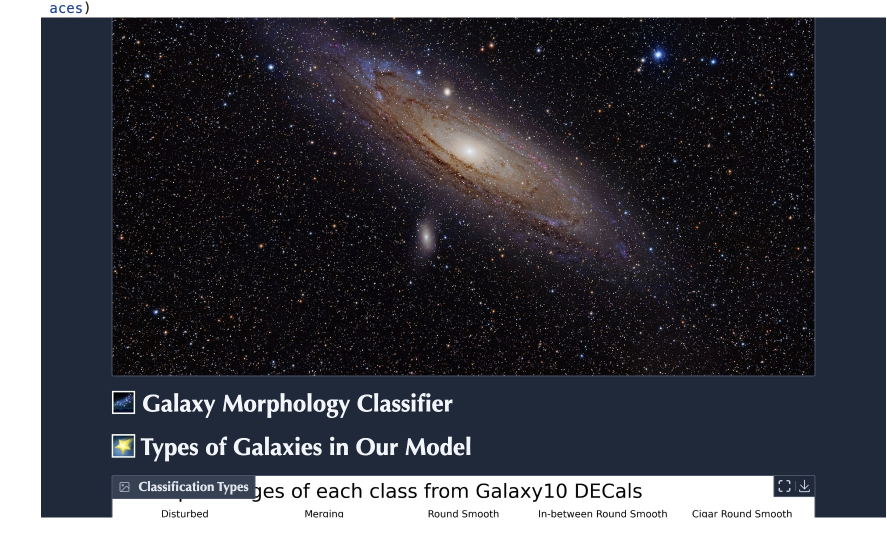
#> input picture space.jpeg, 1774 x 1074 px (shown at 1/2 size)
$ jupyter execute Week01.ipynb
#> lines starting #> are read from the running program, lines starting #| are printed output that depends on the picture
## Step 1 - Import the libraries

[cell 1]
import cv2
import numpy as np
import matplotlib.pyplot as plt

## Step 2 - Upload & Load Image

[cell 2]
img = cv2.imread("space.jpeg")
#> img is the input picture: shape (1074, 1774, 3); mean B, G, R 76.3, 69, 68.5

## Step 3 - Show Image

[cell 3]
plt.imshow(cv2.cvtColor(img, cv2.COLOR_BGR2RGB))
plt.show()

## Step 4 - Check Size / Space

[cell 4]
print("Image shape:",img.shape)
#| Image shape: (1074, 1774, 3)

## Step 5 - Convert Color Spaces

[cell 5]
gray = cv2.cvtColor(img, cv2.COLOR_BGR2GRAY)
hsv = cv2.cvtColor(img, cv2.COLOR_BGR2HSV)
#> hsv: shape (1074, 1774, 3); mean H, S, V 99.4, 79.8, 77.8

plt.figure(figsize=(12,4))
plt.subplot(1,3,1); plt.title('RGB'); plt.imshow(cv2.cvtColor(img, cv2.COLOR_BGR2RGB)); plt.axis('off')
plt.subplot(1,3,2); plt.title('Gray'); plt.imshow(gray, cmap='gray'); plt.axis('off')
plt.subplot(1,3,3); plt.title('HSV'); plt.imshow(hsv); plt.axis('off')
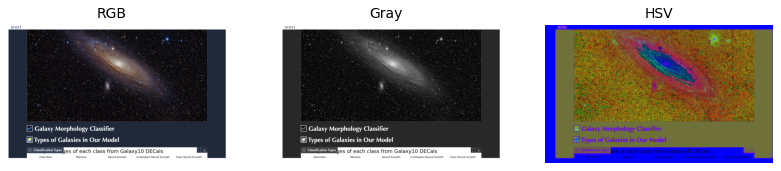
#> figure drawn by matplotlib, 3 panels

## Step 6 - Resize , Crop , Rotate

[cell 6]
resized = cv2.resize(img, (300,300))
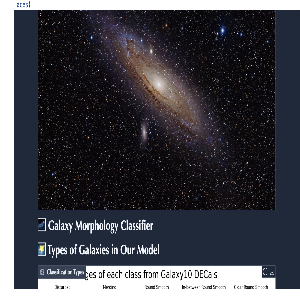
#> resized: shape (300, 300, 3); mean B, G, R 76.2, 68.8, 68.3
crop = img[50:350, 50:350] #PLay Around
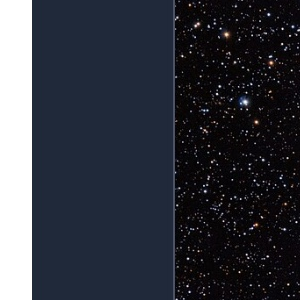
#> crop: shape (300, 300, 3); mean B, G, R 61.7, 52.4, 49.2
h, w = img.shape[:2]
#> h = 1074; w = 1774
rot = cv2.getRotationMatrix2D((w//2, h//2), 45, 1)
rotated = cv2.warpAffine(img, rot, (w, h))
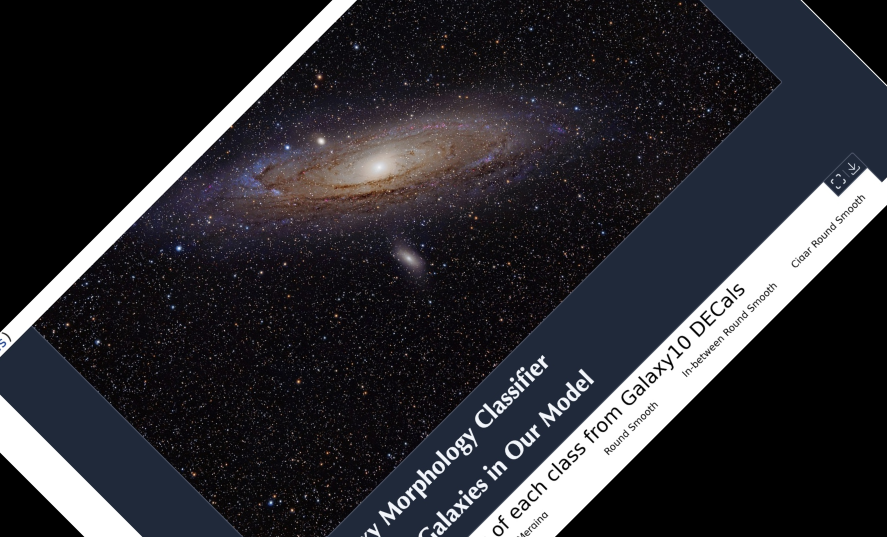
#> rotated: shape (1074, 1774, 3) (shown at 1/2 size); mean B, G, R 49.9, 44.7, 45.1

[cell 7]
plt.figure(figsize=(12,4))
plt.subplot(1,3,1); plt.title('Resized'); plt.imshow(cv2.cvtColor(resized, cv2.COLOR_BGR2RGB)); plt.axis('off')
plt.subplot(1,3,2); plt.title('Crop'); plt.imshow(cv2.cvtColor(crop, cv2.COLOR_BGR2RGB)); plt.axis('off')
plt.subplot(1,3,3); plt.title('Rotated'); plt.imshow(cv2.cvtColor(rotated, cv2.COLOR_BGR2RGB)); plt.axis('off')
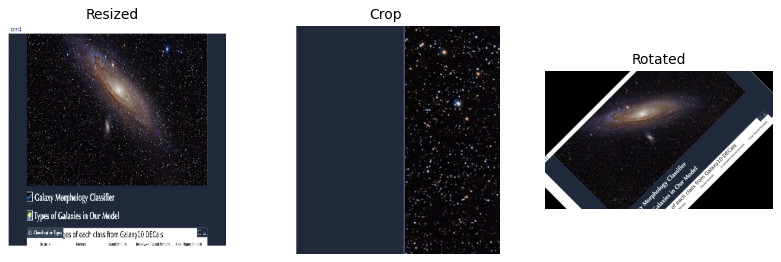
#> figure drawn by matplotlib, 3 panels

## Step 7 - Flip Image

[cell 8]
flip_h = cv2.flip(img, 1)
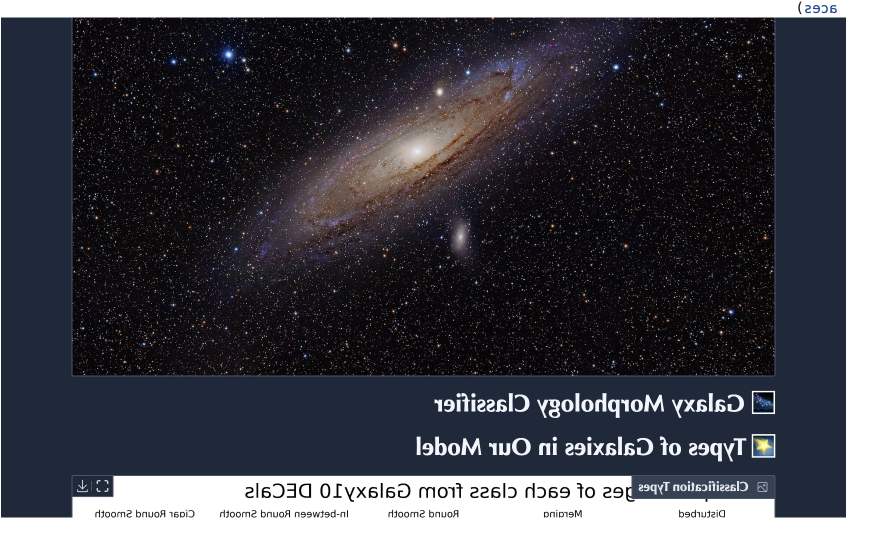
#> flip_h: shape (1074, 1774, 3) (shown at 1/2 size); mean B, G, R 76.3, 69, 68.5
flip_v = cv2.flip(img, 0)
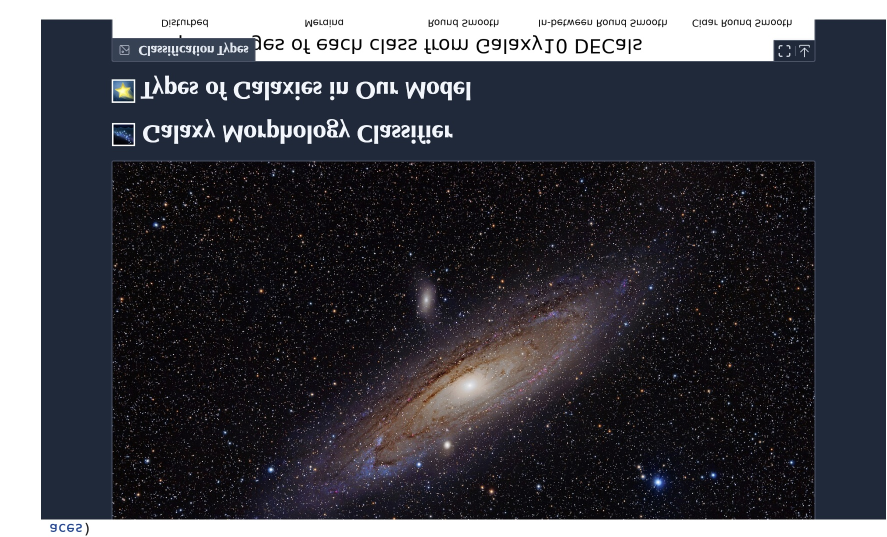
#> flip_v: shape (1074, 1774, 3) (shown at 1/2 size); mean B, G, R 76.3, 69, 68.5
plt.figure(figsize=(8,4))
plt.subplot(1,2,1); plt.title('Horizontal'); plt.imshow(cv2.cvtColor(flip_h, cv2.COLOR_BGR2RGB)); plt.axis('off')
plt.subplot(1,2,2); plt.title('Vertical'); plt.imshow(cv2.cvtColor(flip_v, cv2.COLOR_BGR2RGB)); plt.axis('off')
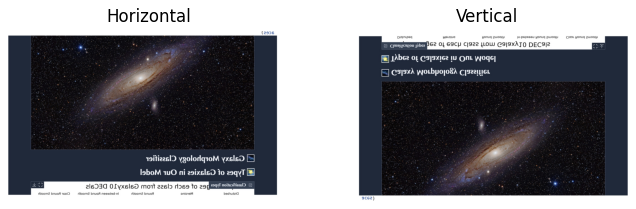
#> figure drawn by matplotlib, 2 panels

## Step 8 - Smooth Image (Guassian Blur)

[cell 9]
blur = cv2.GaussianBlur(img, (15,15), 0)
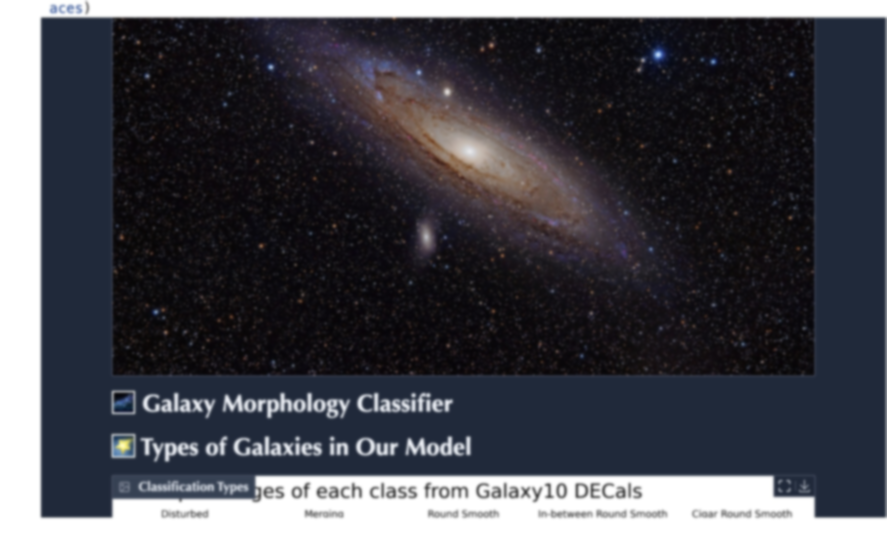
#> blur: shape (1074, 1774, 3) (shown at 1/2 size); mean B, G, R 76.3, 68.9, 68.4
plt.imshow(cv2.cvtColor(blur, cv2.COLOR_BGR2RGB)); plt.axis('off')
